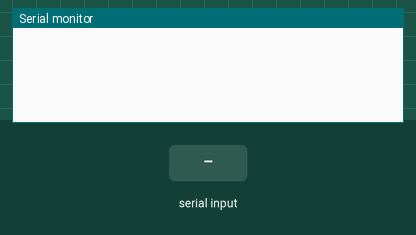
Simulated run of this sketch. Board: Arduino Uno, built with avr-gcc and run on an emulated ATmega328P. Shown: the last lines printed to the serial monitor. The inputs (shaded band) are chosen by the test bench.

Above: at 1.2 s.
1.3 s: "F" received over the second serial link
At 2.5 s:
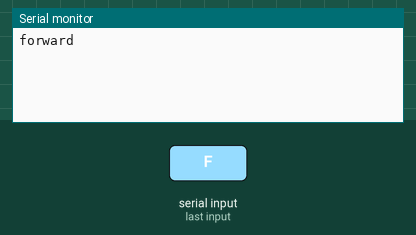
2.8 s: "B" received over the second serial link
At 3.6 s:
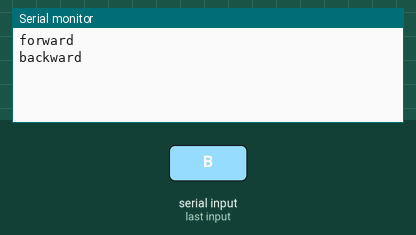
4.3 s: "R" received over the second serial link
At 4.8 s:
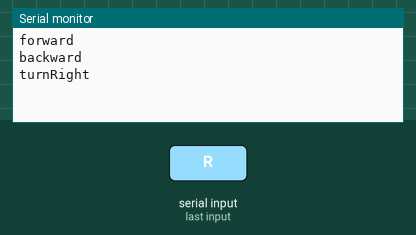
5.8 s: "L" received over the second serial link
At 7.0 s:
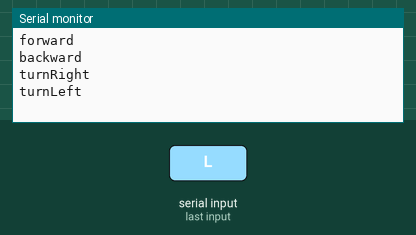
7.3 s: "S" received over the second serial link
At 8.2 s:
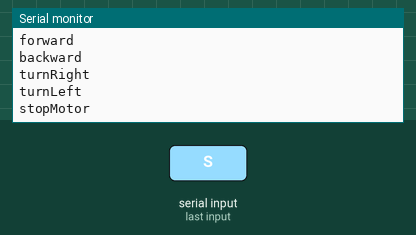

The sketch:

arduino_bluetooth_communication.ino
```cpp
#include <SoftwareSerial.h>

#define rxPin 15
#define txPin 16

// Set up a new SoftwareSerial object
/*
 *  F - Forward
 *  B - backward
 *  R - right
 *  L - left
 *  w - turn off front lamp
 *  W - tunr on front lamp
 *  u - turn off back lamp
 *  U - turn on back lamp
 *  v - turn off horn
 *  V - turn on horn
 *  x - turn off hazard
 *  X - turn on hazard
 */
SoftwareSerial mySerial =  SoftwareSerial(rxPin, txPin);
char inputValue;

void setup()  {
    // Define pin modes for TX and RX
    pinMode(rxPin, INPUT);
    pinMode(txPin, OUTPUT);
    Serial.begin(9600);
    // Set the baud rate for the SoftwareSerial object
    mySerial.begin(9600);
}

void loop() {
    if (mySerial.available() > 0) {
      inputValue = mySerial.read();
      if(inputValue == 'F'){
        Serial.println("forward");
      }else if(inputValue == 'B'){
        Serial.println("backward");
      }else if(inputValue == 'R'){
        Serial.println("turnRight");
      }else if(inputValue == 'L'){
        Serial.println("turnLeft");
      }else if(inputValue == 'S'){
        Serial.println("stopMotor");
      }else{
        Serial.println(inputValue);
      }
    }
    if (Serial.available() > 0) {
      mySerial.write(Serial.read());
    }
}
```

Measured:
- after the input at 1.3 s, the serial monitor: prints a new line at once (image 1)
- after the input at 2.8 s, the serial monitor: prints a new line at once (image 2)
- after the input at 4.3 s, the serial monitor: prints a new line at once (image 3)
- after the input at 5.8 s, the serial monitor: prints a new line at once (image 4)
- after the input at 7.3 s, the serial monitor: prints a new line at once (image 5)
